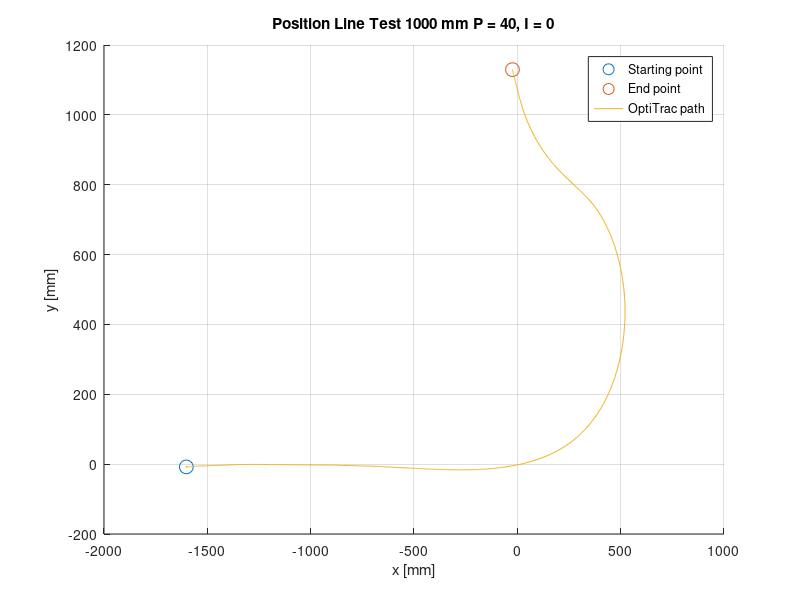

Reproduce this figure in MATLAB.
fileID = fopen('P40_I0.txt','r');


tline=fgetl(fileID);
%headers = strsplit(tline,','); kan brukes for å fjerne headers (fjerner
%første linje

formatSpec = '%f%f%f%f%f%f%f%f';
datacell = textscan(fileID,formatSpec,'Delimiter',',');
time = datacell{2};
X = datacell{6};
Z = datacell{7};
Y = datacell{8};

figure(1);
hold on;
plot(X(1,1),Y(1,1),'o','MarkerSize',10);
plot(X(end,1),Y(end,1),'o','MarkerSize',10);
plot(X,Y);
grid on;
title('Position Line Test 1000 mm P = 40, I = 0');
xlabel('x [mm]');
ylabel('y [mm]');
legend('Starting point','End point','OptiTrac path');
hold off;
